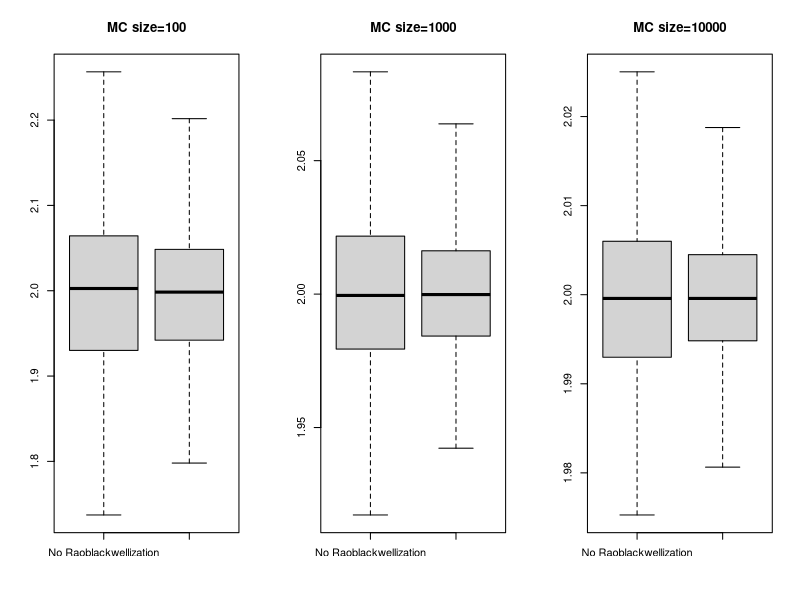
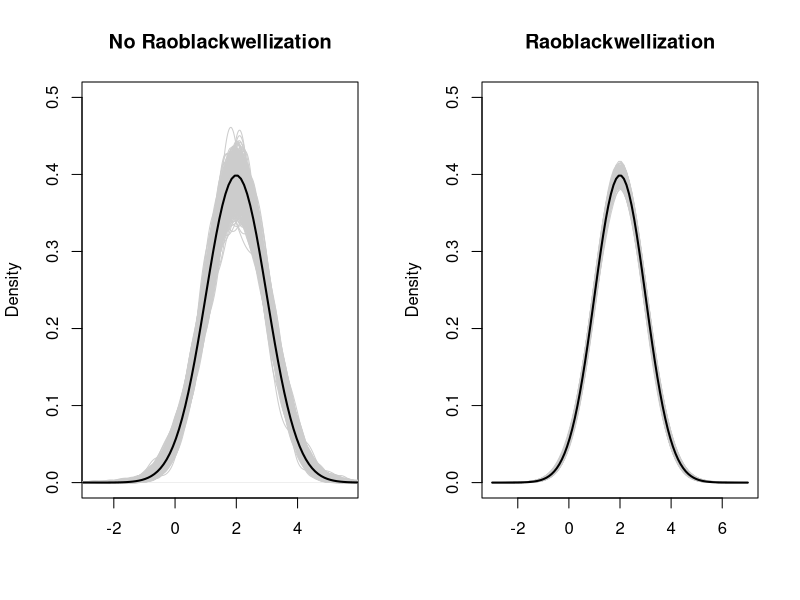

R code for these plots, in order:
#################################################################
#
#  Using the bivariate normal to illustrate the effect
#  of unnecessary MC steps, or simply the Raoblackwellization
#  of MC methods.
#
#################################################################
set.seed(1547)
mux   = 1
muy   = 2
sig2x = 1
sig2y = 1
sigxy = 0.75
sigx  = sqrt(sig2x)
sigy  = sqrt(sig2y)
sdy.x = sqrt(sig2y-sigxy^2/sig2x)


# Showing the difference in MC errors for both estimators 
# of the marginal mean
par(mfrow=c(1,3))
for (M in c(100,1000,10000)){
  E1 = rep(0,1000)
  E2 = rep(0,1000)
  for (i in 1:1000){
    x = rnorm(M,mux,sigx)
    y = muy + sigxy/sig2x*(x-mux) + sdy.x*rnorm(M)
    E1[i] = muy + sigxy/sig2x*(mean(x)-mux)
    E2[i] = mean(y)
  }
  boxplot(E2,E1,names=c("No Raoblackwellization","Raoblackwellization"),outline=FALSE,
          main=paste("MC size=",M,sep=""))
}



# Showing the difference in MC errors for both estimators 
# of the marginal density
M     = 1000
ys    = seq(-3,7,length=100)
deny  = matrix(0,1000,100)
y     = matrix(0,1000,M)
for (j in 1:1000){
   x = rnorm(M,mux,sigx)
   y[j,] = muy + sigxy/sig2x*(x-mux) + sdy.x*rnorm(M)
   for (i in 1:100)
     deny[j,i] = mean(dnorm(ys[i],muy + sigxy/sig2x*(x-mux),sdy.x))
}

par(mfrow=c(1,2))
plot(density(y[1,]),col=grey(0.8),ylim=c(0,0.5),main="No Raoblackwellization",xlab="")
for (j in 2:1000)
  lines(density(y[j,]),col=grey(0.8))
lines(ys,dnorm(ys,2,1),lwd=2)

plot(ys,deny[1,],type="l",col=grey(0.8),ylim=c(0,0.5),
     main="Raoblackwellization",xlab="",ylab="Density")
for (j in 2:1000)
  lines(ys,deny[j,],col=grey(0.8))
lines(ys,dnorm(ys,2,1),lwd=2)



